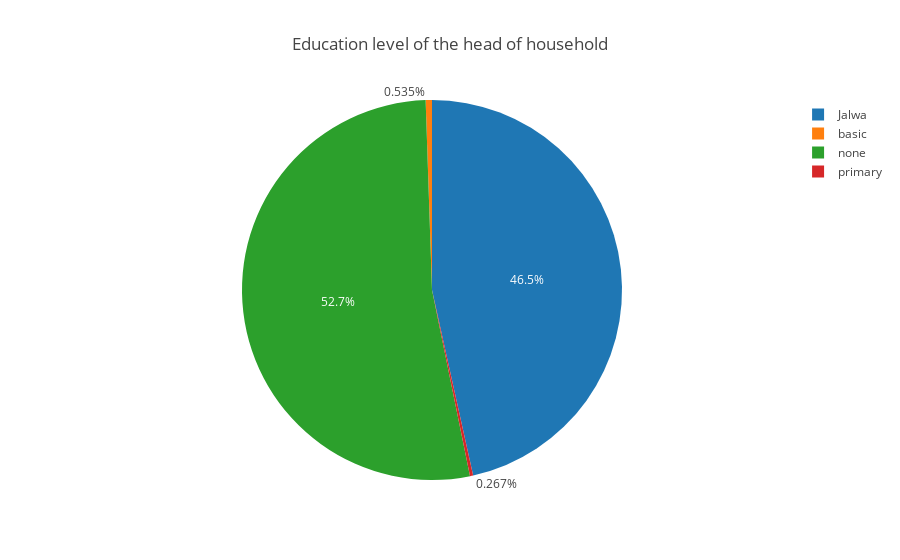

The notebook cell saved with this chart:
### Code cell
education = reg_survey.groupby('education').size()

fig_education = {
    "layout": {
        "title": "Education level of the head of household"
    },
    "data": [
        {

            "values": education.values,
            "labels": education.index.values,
            "type": "pie",
            "sort": False
        }
    ]
}

iplot(fig_education)

### Figure 1 — Plotly figure (JSON) as saved in the notebook; plotly's stock layout.template omitted (floating-point values rounded to 4 significant figures)
{"data": [{"labels": ["Jalwa", "basic", "none", "primary"], "sort": false, "type": "pie", "values": [174, 2, 197, 1]}], "layout": {"title": "Education level of the head of household"}}
